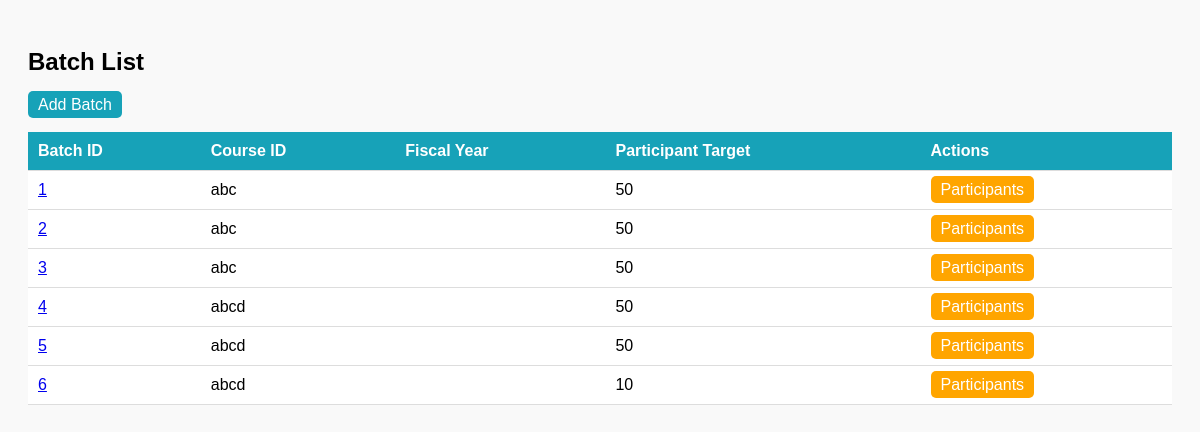
The app's page /batches/ with its own data.
### batches/models.py (models this page shows, shortened)
class Batch(models.Model):
    id = models.AutoField(primary_key=True)
    Center_id = models.ForeignKey(Center, on_delete=models.CASCADE)
    Course_id = models.ForeignKey(Course, on_delete=models.CASCADE)
    Fiscal_year = models.CharField(max_length=10, default="N/A")  # <- default added
    Participant_target = models.IntegerField()
    Course_target = models.IntegerField()
    Proposed_start_date = models.DateField(null=True, blank=True)
    Proposed_end_date = models.DateField(null=True, blank=True)
    Actual_start_date = models.DateField(null=True, blank=True)
    Actual_end_date = models.DateField(null=True, blank=True)
    class Meta:
        db_table = "Batch_table"

### courses/models.py (models this page shows)
class Course(models.Model):
    id = models.AutoField(primary_key=True)
    Center_id = models.IntegerField()
    Course_name = models.CharField(max_length=255)
    Course_duration = models.CharField(max_length=255)
    Batch_number = models.IntegerField()
    class Meta:
        db_table = "Course_table"  # Explicitly link to your existing table
    def __str__(self):
        return self.Course_name

### batches/views.py (the view)
# urls.py: path('', views.BatchListView.as_view(), name='batch_list'),
class BatchListView(ListView):
    model = Batch
    template_name = "batches/batch_list.html"
    context_object_name = "batches"
    ordering = ["-Fiscal_year"]

### batches/templates/batches/batch_list.html (shortened to what this page needs)
<!DOCTYPE html>
<html>
<head>
</head>
<body>
    <h2>Batch List</h2>
    <a href="{% url 'batches:batch_add' %}" class="button">Add Batch</a>
    <br><br>
    <table>
        <tr>
            <th>Batch ID</th>
            <th>Course ID</th>
            <th>Fiscal Year</th>
            <th>Participant Target</th>
            <th>Actions</th>
        </tr>
        {% for batch in batches %}
        <tr>
            <td><a href="{% url 'batches:batch_detail' batch.pk %}">{{ batch.id }}</a></td>
            <td>{{ batch.Course_id }}</td>
            <td>{{ batch.Fiscal_year|date:"Y" }}</td>
            <td>{{ batch.Participant_target }}</td>
            <td>
                <a href="{% url 'batches:batch_participants' batch.pk %}" class="button" style="background: orange;">Participants</a>
            </td>
        </tr>
        {% empty %}
        <tr><td colspan="5">No batches found.</td></tr>
        {% endfor %}
    </table>
</body>
</html>

### batches/templates/batches/batch_list.html (style rules this page uses)
body { font-family: Arial, sans-serif; background: #f9f9f9; padding: 20px; }
table { width: 100%; border-collapse: collapse; background: white; }
th, td { padding: 10px; border-bottom: 1px solid #ddd; }
th { background: #17a2b8; color: white; text-align: left; }
a.button { background: #17a2b8; color: white; padding: 5px 10px; text-decoration: none; border-radius: 5px; }

### records on screen
Batch: id "1", Course_id "abc", Participant_target "50"
Batch: id "2", Course_id "abc", Participant_target "50"
Batch: id "3", Course_id "abc", Participant_target "50"
Batch: id "4", Course_id "abcd", Participant_target "50"
Batch: id "5", Course_id "abcd", Participant_target "50"
Batch: id "6", Course_id "abcd", Participant_target "10"
